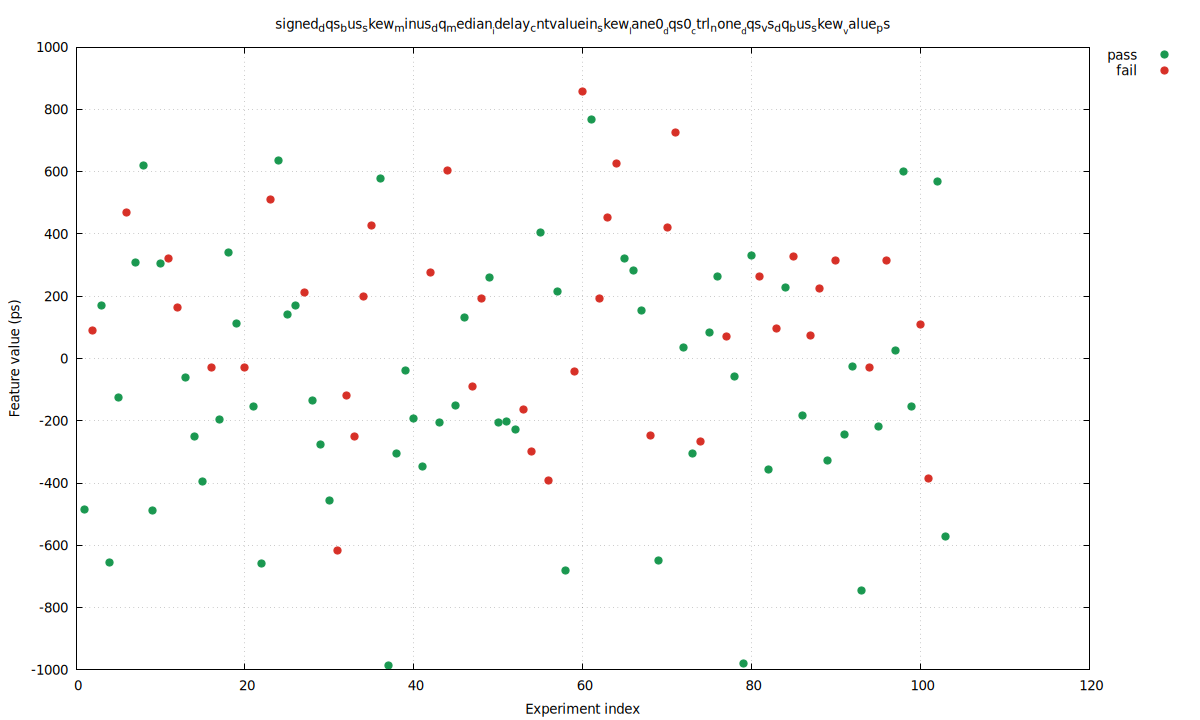

The gnuplot source for this figure:
set terminal pngcairo size 1200,720 enhanced font 'DejaVu Sans,10'
set output 'baseline_abort2_vs_pass_skew_signed_dqs_bus_skew_minus_dq_median_idelay_cntvaluein_skew_lane0_dqs0_ctrl_none_d.png'
set datafile separator comma
set key outside right top
set grid
set xlabel 'Experiment index'
set ylabel 'Feature value (ps)'
set title 'signed_dqs_bus_skew_minus_dq_median__idelay_cntvaluein_skew__lane0__dqs0__ctrl_none__dqs_vs_dq_bus_skew__value_ps'
plot \
  'baseline_abort2_vs_pass_skew_signed_dqs_bus_skew_minus_dq_median_idelay_cntvaluein_skew_lane0_dqs0_ctrl_none_d.dat' using 1:4 with points pt 7 ps 1.2 lc rgb '#1a9850' title 'pass', \
  'baseline_abort2_vs_pass_skew_signed_dqs_bus_skew_minus_dq_median_idelay_cntvaluein_skew_lane0_dqs0_ctrl_none_d.dat' using 1:5 with points pt 7 ps 1.2 lc rgb '#d73027' title 'fail'
